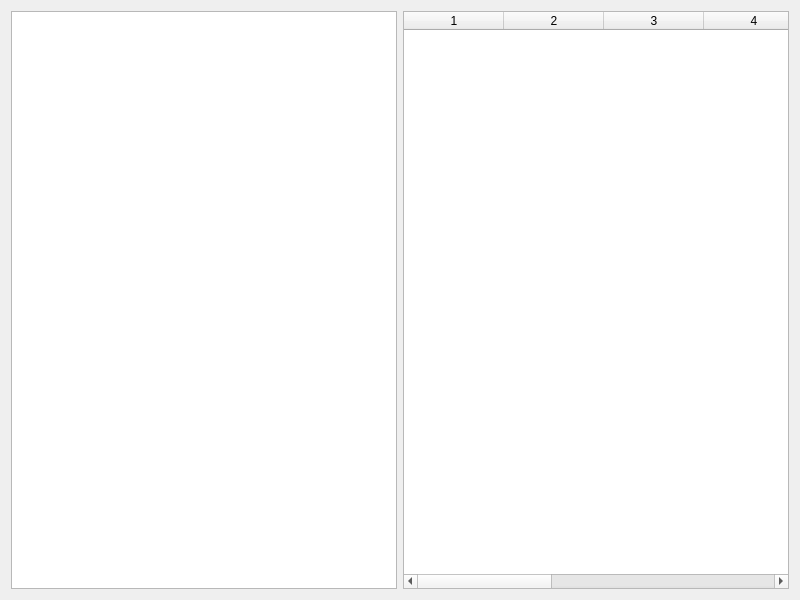
<?xml version="1.0" encoding="UTF-8"?>
<ui version="4.0">
 <class>Widget</class>
 <widget class="QWidget" name="Widget">
  <property name="geometry">
   <rect>
    <x>0</x>
    <y>0</y>
    <width>800</width>
    <height>600</height>
   </rect>
  </property>
  <property name="windowTitle">
   <string>Widget</string>
  </property>
  <layout class="QHBoxLayout" name="horizontalLayout">
   <item>
    <widget class="QListWidget" name="listWidget"/>
   </item>
   <item>
    <widget class="QTableWidget" name="tableWidget">
     <property name="columnCount">
      <number>8</number>
     </property>
     <column/>
     <column/>
     <column/>
     <column/>
     <column/>
     <column/>
     <column/>
     <column/>
    </widget>
   </item>
  </layout>
 </widget>
 <resources/>
 <connections/>
</ui>
